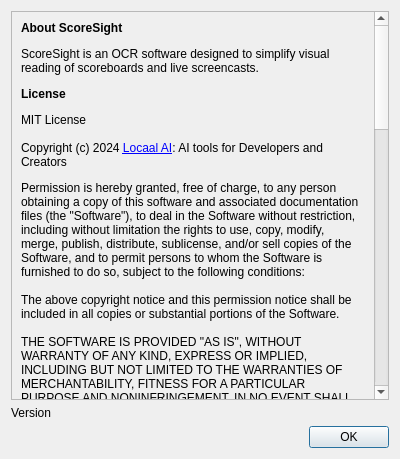
<?xml version="1.0" encoding="UTF-8"?>
<ui version="4.0">
 <class>Dialog</class>
 <widget class="QDialog" name="Dialog">
  <property name="geometry">
   <rect>
    <x>0</x>
    <y>0</y>
    <width>400</width>
    <height>459</height>
   </rect>
  </property>
  <property name="sizePolicy">
   <sizepolicy hsizetype="Preferred" vsizetype="Preferred">
    <horstretch>0</horstretch>
    <verstretch>0</verstretch>
   </sizepolicy>
  </property>
  <property name="maximumSize">
   <size>
    <width>400</width>
    <height>16777215</height>
   </size>
  </property>
  <property name="windowTitle">
   <string>About</string>
  </property>
  <layout class="QGridLayout" name="gridLayout">
   <item row="0" column="0">
    <widget class="QScrollArea" name="scrollArea">
     <property name="widgetResizable">
      <bool>true</bool>
     </property>
     <widget class="QWidget" name="scrollAreaWidgetContents">
      <property name="geometry">
       <rect>
        <x>0</x>
        <y>0</y>
        <width>374</width>
        <height>830</height>
       </rect>
      </property>
      <layout class="QGridLayout" name="gridLayout_2">
       <item row="0" column="0">
        <widget class="QLabel" name="label">
         <property name="text">
          <string>&lt;html&gt;&lt;head/&gt;&lt;body&gt;&lt;p&gt;&lt;span style=&quot; font-weight:600;&quot;&gt;About ScoreSight&lt;/span&gt;&lt;/p&gt;&lt;p&gt;ScoreSight is an OCR software designed to simplify visual reading of scoreboards and live screencasts.&lt;/p&gt;&lt;p&gt;&lt;span style=&quot; font-weight:600;&quot;&gt;License&lt;/span&gt;&lt;/p&gt;&lt;p&gt;MIT License&lt;br/&gt;&lt;br/&gt;Copyright (c) 2024 &lt;a href=&quot;https://locaal.ai&quot;&gt;Locaal AI&lt;/a&gt;: AI tools for Developers and Creators&lt;/p&gt;&lt;p&gt;Permission is hereby granted, free of charge, to any person obtaining a copy of this software and associated documentation files (the &amp;quot;Software&amp;quot;), to deal in the Software without restriction, including without limitation the rights to use, copy, modify, merge, publish, distribute, sublicense, and/or sell copies of the Software, and to permit persons to whom the Software is furnished to do so, subject to the following conditions:&lt;br/&gt;&lt;br/&gt;The above copyright notice and this permission notice shall be included in all copies or substantial portions of the Software.&lt;br/&gt;&lt;br/&gt;THE SOFTWARE IS PROVIDED &amp;quot;AS IS&amp;quot;, WITHOUT WARRANTY OF ANY KIND, EXPRESS OR IMPLIED, INCLUDING BUT NOT LIMITED TO THE WARRANTIES OF MERCHANTABILITY, FITNESS FOR A PARTICULAR PURPOSE AND NONINFRINGEMENT. IN NO EVENT SHALL THE AUTHORS OR COPYRIGHT HOLDERS BE LIABLE FOR ANY CLAIM, DAMAGES OR OTHER LIABILITY, WHETHER IN AN ACTION OF CONTRACT, TORT OR OTHERWISE, ARISING FROM, OUT OF OR IN CONNECTION WITH THE SOFTWARE OR THE USE OR OTHER DEALINGS IN THE SOFTWARE.&lt;/p&gt;&lt;p&gt;&lt;span style=&quot; font-weight:600;&quot;&gt;Third-Party Software&lt;/span&gt;&lt;br/&gt;ScoreSight incorporates components from third-party sources under their respective licenses:&lt;/p&gt;&lt;ul style=&quot;margin-top: 0px; margin-bottom: 0px; margin-left: 0px; margin-right: 0px; -qt-list-indent: 1;&quot;&gt;&lt;li style=&quot; margin-top:12px; margin-bottom:12px; margin-left:0px; margin-right:0px; -qt-block-indent:0; text-indent:0px;&quot;&gt;&lt;span style=&quot; font-weight:600;&quot;&gt;OpenCV&lt;/span&gt; is used under the Apache 2 License, permitting the use, distribution, and modification of the software provided that certain conditions are met. More information can be found at OpenCV License.&lt;/li&gt;&lt;li style=&quot; margin-top:12px; margin-bottom:12px; margin-left:0px; margin-right:0px; -qt-block-indent:0; text-indent:0px;&quot;&gt;&lt;span style=&quot; font-weight:600;&quot;&gt;Tesseract OCR&lt;/span&gt; is used under the Apache 2 License, which allows for the use, distribution, and modification of the software in accordance with the terms set forth in the license. More details are available at Tesseract OCR License.&lt;/li&gt;&lt;li style=&quot; margin-top:12px; margin-bottom:12px; margin-left:0px; margin-right:0px; -qt-block-indent:0; text-indent:0px;&quot;&gt;&lt;span style=&quot; font-weight:600;&quot;&gt;PaddleOCR PP-OCRv6&lt;/span&gt; text recognition models (PP-OCRv6_small_rec and PP-OCRv6_tiny_rec, Copyright (c) 2016 PaddlePaddle Authors) are used under the Apache 2 License. The license and a notice are included in the ocr_models/ppocr folder of the software distribution.&lt;/li&gt;&lt;li style=&quot; margin-top:12px; margin-bottom:12px; margin-left:0px; margin-right:0px; -qt-block-indent:0; text-indent:0px;&quot;&gt;&lt;span style=&quot; font-weight:600;&quot;&gt;ONNX Runtime&lt;/span&gt; (Copyright (c) Microsoft Corporation), which runs the PP-OCR models, is used under the MIT License; its license and third-party notices are included in the software distribution.&lt;/li&gt;&lt;/ul&gt;&lt;p&gt;Detailed licensing information for these components is included within the software distribution.&lt;/p&gt;&lt;p&gt;&lt;span style=&quot; font-weight:696;&quot;&gt;Qt Application Framework&lt;/span&gt;&lt;/p&gt;&lt;p&gt;This application uses the Qt application framework, which is a comprehensive C++ library for cross-platform development of GUI applications. Qt is used under the terms of the GNU Lesser General Public License (LGPL) version 3. Qt is a registered trademark of The Qt Company Ltd and is developed and maintained by The Qt Project and various contributors.&lt;/p&gt;&lt;p&gt;For more information about Qt, including source code of Qt libraries used by this application and guidance on how to obtain or replace Qt libraries, please visit the Qt Project's official website at &lt;a href=&quot;https://www.qt.io/&quot;&gt;https://www.qt.io&lt;/a&gt;.&lt;/p&gt;&lt;p&gt;We are committed to ensuring compliance with the LGPL v3 license and support the principles of open source software development. If you have any questions or concerns regarding our use of Qt, please let us know on GitHub Issues.&lt;/p&gt;&lt;p&gt;&lt;span style=&quot; font-weight:600;&quot;&gt;Disclaimer of Warranty&lt;/span&gt;&lt;br/&gt;ScoreSight is provided &amp;quot;AS IS&amp;quot;, without warranty of any kind, express or implied, including but not limited to the warranties of merchantability, fitness for a particular purpose, and noninfringement. In no event shall Roy Shilkrot be liable for any claim, damages, or other liability, whether in an action of contract, tort or otherwise, arising from, out of, or in connection with the software or the use or other dealings in the software.&lt;/p&gt;&lt;p&gt;&lt;span style=&quot; font-weight:600;&quot;&gt;Contact Information&lt;/span&gt;&lt;br/&gt;For documentation, see &lt;a href=&quot;https://royshil.github.io/scoresight/&quot;&gt;https://royshil.github.io/scoresight/&lt;/a&gt;. The source code is at &lt;a href=&quot;https://github.com/royshil/scoresight&quot;&gt;https://github.com/royshil/scoresight&lt;/a&gt;. For support, bug reports and feedback, please open an issue on &lt;a href=&quot;https://github.com/royshil/scoresight/issues&quot;&gt;GitHub Issues&lt;/a&gt;.&lt;/p&gt;&lt;/body&gt;&lt;/html&gt;</string>
         </property>
         <property name="wordWrap">
          <bool>true</bool>
         </property>
         <property name="openExternalLinks">
          <bool>true</bool>
         </property>
        </widget>
       </item>
      </layout>
     </widget>
    </widget>
   </item>
   <item row="1" column="0">
    <widget class="QLabel" name="label_version">
     <property name="text">
      <string notr="true">Version</string>
     </property>
     <property name="textInteractionFlags">
      <set>Qt::TextSelectableByMouse</set>
     </property>
    </widget>
   </item>
   <item row="2" column="0">
    <widget class="QDialogButtonBox" name="buttonBox">
     <property name="orientation">
      <enum>Qt::Horizontal</enum>
     </property>
     <property name="standardButtons">
      <set>QDialogButtonBox::Ok</set>
     </property>
    </widget>
   </item>
  </layout>
 </widget>
 <resources/>
 <connections>
  <connection>
   <sender>buttonBox</sender>
   <signal>accepted()</signal>
   <receiver>Dialog</receiver>
   <slot>accept()</slot>
   <hints>
    <hint type="sourcelabel">
     <x>248</x>
     <y>254</y>
    </hint>
    <hint type="destinationlabel">
     <x>157</x>
     <y>274</y>
    </hint>
   </hints>
  </connection>
  <connection>
   <sender>buttonBox</sender>
   <signal>rejected()</signal>
   <receiver>Dialog</receiver>
   <slot>reject()</slot>
   <hints>
    <hint type="sourcelabel">
     <x>316</x>
     <y>260</y>
    </hint>
    <hint type="destinationlabel">
     <x>286</x>
     <y>274</y>
    </hint>
   </hints>
  </connection>
 </connections>
</ui>
